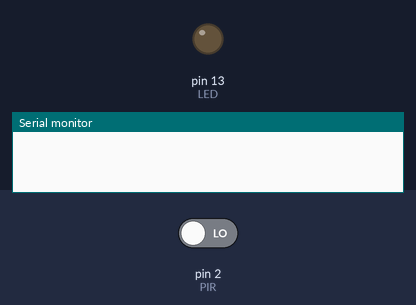
The sketch below on a simulated Arduino Uno, built with avr-gcc and run on an emulated ATmega328P. Parts: output pins drawn as LEDs (lit = HIGH), the last lines printed to the serial monitor. The test bench sets the inputs (shaded band); at power-on: pin 2 (PIR) LOW.

Above: at 1.8 s.
1.9 s: pin 2 (PIR) driven HIGH
At 3.2 s:
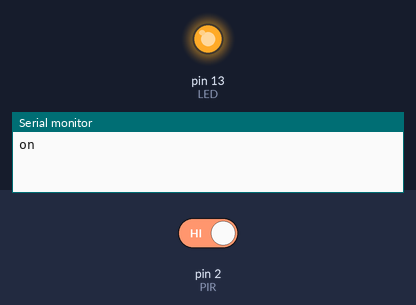
3.5 s: pin 2 (PIR) driven LOW
At 4.5 s:
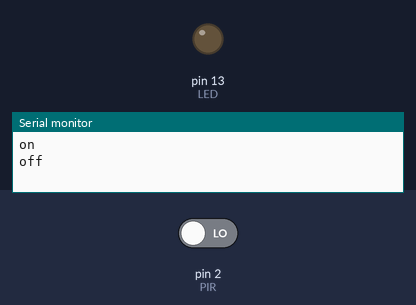
Timing chart, 0 to 6.5 s (numbered marks = the images above; inputs shaded):
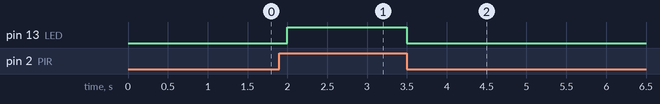

The sketch:

human_sensor.ino
```cpp
/*
 * 人感センサーのデモ
 * - ピン(GND, GPIO, IN)
 */

#define PIR 2
#define LED 13 // 検知時に光らせる

int state = LOW;

void setup() {
  pinMode(PIR, INPUT);
  pinMode(LED, OUTPUT);
  Serial.begin(9600);
}

void loop() {
  if (digitalRead(PIR)) {
    if(state == LOW) {
      Serial.println("on");
      state = HIGH;
    }
  } else {
    if (state == HIGH){
      Serial.println("off");
      state = LOW;
    }
  }
  digitalWrite(LED, state);

  delay(500);
}
```

Measured:
- after the input at 1.9 s, pin 13 (LED): LOW → HIGH after 0.10 s
- after the input at 3.5 s, pin 13 (LED): HIGH → LOW at once
